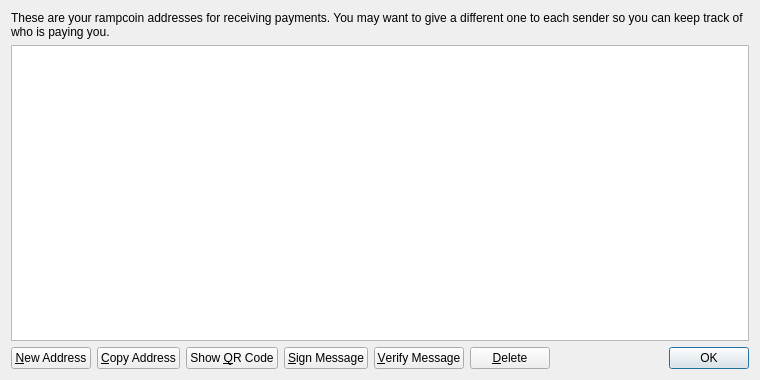
<?xml version="1.0" encoding="UTF-8"?>
<ui version="4.0">
 <class>AddressBookPage</class>
 <widget class="QWidget" name="AddressBookPage">
  <property name="geometry">
   <rect>
    <x>0</x>
    <y>0</y>
    <width>760</width>
    <height>380</height>
   </rect>
  </property>
  <property name="windowTitle">
   <string>Address Book</string>
  </property>
  <layout class="QVBoxLayout" name="verticalLayout">
   <item>
    <widget class="QLabel" name="labelExplanation">
     <property name="text">
      <string>These are your rampcoin addresses for receiving payments. You may want to give a different one to each sender so you can keep track of who is paying you.</string>
     </property>
     <property name="textFormat">
      <enum>Qt::PlainText</enum>
     </property>
     <property name="wordWrap">
      <bool>true</bool>
     </property>
    </widget>
   </item>
   <item>
    <widget class="QTableView" name="tableView">
     <property name="contextMenuPolicy">
      <enum>Qt::CustomContextMenu</enum>
     </property>
     <property name="toolTip">
      <string>Double-click to edit address or label</string>
     </property>
     <property name="tabKeyNavigation">
      <bool>false</bool>
     </property>
     <property name="alternatingRowColors">
      <bool>true</bool>
     </property>
     <property name="selectionMode">
      <enum>QAbstractItemView::SingleSelection</enum>
     </property>
     <property name="selectionBehavior">
      <enum>QAbstractItemView::SelectRows</enum>
     </property>
     <property name="sortingEnabled">
      <bool>true</bool>
     </property>
     <attribute name="verticalHeaderVisible">
      <bool>false</bool>
     </attribute>
    </widget>
   </item>
   <item>
    <layout class="QHBoxLayout" name="horizontalLayout">
     <item>
      <widget class="QPushButton" name="newAddressButton">
       <property name="toolTip">
        <string>Create a new address</string>
       </property>
       <property name="text">
        <string>&amp;New Address</string>
       </property>
       <property name="icon">
        <iconset resource="../bitcoin.qrc">
         <normaloff>:/icons/add</normaloff>:/icons/add</iconset>
       </property>
      </widget>
     </item>
     <item>
      <widget class="QPushButton" name="copyToClipboard">
       <property name="toolTip">
        <string>Copy the currently selected address to the system clipboard</string>
       </property>
       <property name="text">
        <string>&amp;Copy Address</string>
       </property>
       <property name="icon">
        <iconset resource="../bitcoin.qrc">
         <normaloff>:/icons/editcopy</normaloff>:/icons/editcopy</iconset>
       </property>
      </widget>
     </item>
     <item>
      <widget class="QPushButton" name="showQRCode">
       <property name="text">
        <string>Show &amp;QR Code</string>
       </property>
       <property name="icon">
        <iconset resource="../bitcoin.qrc">
         <normaloff>:/icons/qrcode</normaloff>:/icons/qrcode</iconset>
       </property>
      </widget>
     </item>
     <item>
      <widget class="QPushButton" name="signMessage">
       <property name="toolTip">
        <string>Sign a message to prove you own a Bitcoin address</string>
       </property>
       <property name="text">
        <string>&amp;Sign Message</string>
       </property>
       <property name="icon">
        <iconset resource="../bitcoin.qrc">
         <normaloff>:/icons/edit</normaloff>:/icons/edit</iconset>
       </property>
      </widget>
     </item>
     <item>
      <widget class="QPushButton" name="verifyMessage">
       <property name="toolTip">
        <string>Verify a message to ensure it was signed with a specified Bitcoin address</string>
       </property>
       <property name="text">
        <string>&amp;Verify Message</string>
       </property>
       <property name="icon">
        <iconset resource="../bitcoin.qrc">
         <normaloff>:/icons/transaction_0</normaloff>:/icons/transaction_0</iconset>
       </property>
      </widget>
     </item>
     <item>
      <widget class="QPushButton" name="deleteButton">
       <property name="toolTip">
        <string>Delete the currently selected address from the list. Only sending addresses can be deleted.</string>
       </property>
       <property name="text">
        <string>&amp;Delete</string>
       </property>
       <property name="icon">
        <iconset resource="../bitcoin.qrc">
         <normaloff>:/icons/remove</normaloff>:/icons/remove</iconset>
       </property>
      </widget>
     </item>
     <item>
      <spacer name="horizontalSpacer">
       <property name="orientation">
        <enum>Qt::Horizontal</enum>
       </property>
       <property name="sizeHint" stdset="0">
        <size>
         <width>40</width>
         <height>20</height>
        </size>
       </property>
      </spacer>
     </item>
     <item>
      <widget class="QDialogButtonBox" name="buttonBox">
       <property name="sizePolicy">
        <sizepolicy hsizetype="Maximum" vsizetype="Fixed">
         <horstretch>0</horstretch>
         <verstretch>0</verstretch>
        </sizepolicy>
       </property>
       <property name="standardButtons">
        <set>QDialogButtonBox::Ok</set>
       </property>
      </widget>
     </item>
    </layout>
   </item>
  </layout>
 </widget>
 <resources>
  <include location="../bitcoin.qrc"/>
 </resources>
 <connections/>
</ui>
